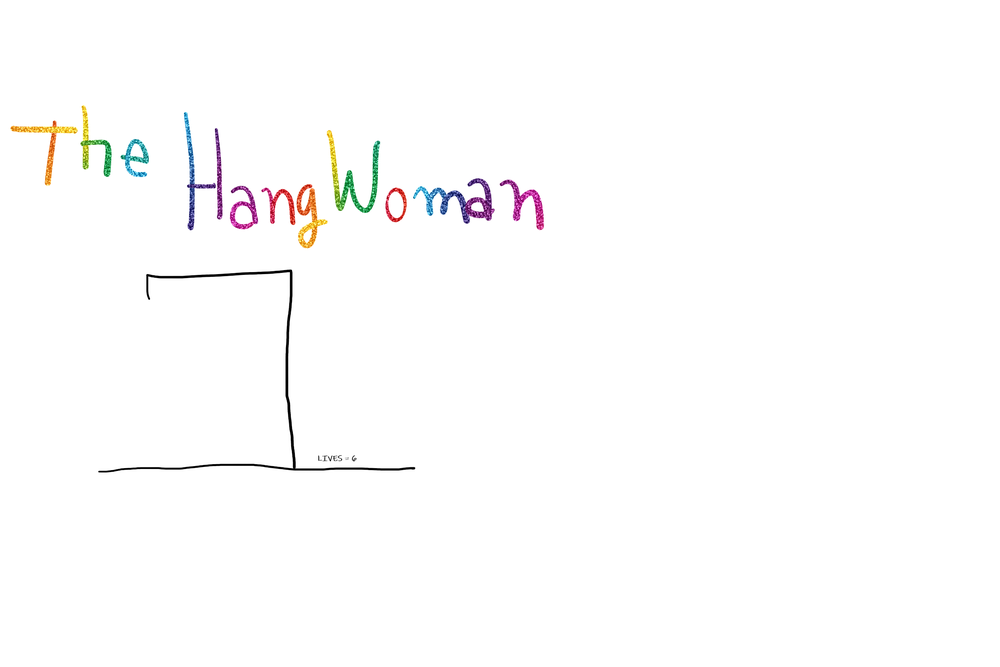
#> input picture images/stage0.png, 1000 x 667 px, shrunk from 2500 x 1667 before the run, found by its file name
$ python main.py
#> lines starting #> are read from the running program, lines starting #| are printed output that depends on the picture
import random
from hangman_art import logo, stages_ASCII
from PIL import Image

img0 = Image.open(r"images\stage0.png")
#> img0 is the input picture: PIL image 1000x667 RGBA; mean R, G, B, A 253, 252.7, 252.6, 255
img1 = Image.open(r"images\stage1.png")
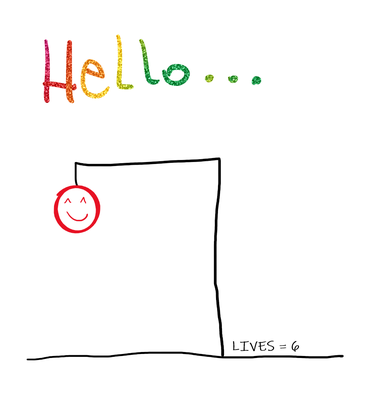
#> input picture images/stage1.png, 376 x 416 px, shrunk from 940 x 1040 before the run, found by its file name
#> img1 is the input picture: PIL image 376x416 RGBA; mean R, G, B, A 250.9, 249.6, 248.6, 255
img2 = Image.open(r"images\stage2.png")
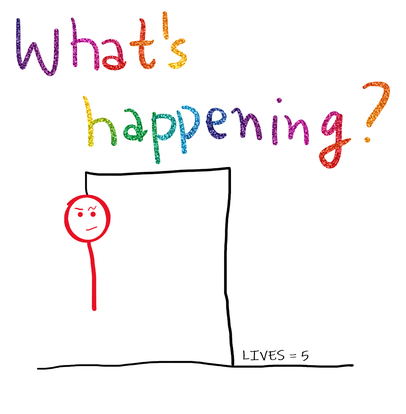
#> input picture images/stage2.png, 406 x 414 px, shrunk from 1016 x 1036 before the run, found by its file name
#> img2 is the input picture: PIL image 406x414 RGBA; mean R, G, B, A 248.5, 245.4, 245.7, 255
img3 = Image.open(r"images\stage3.png")
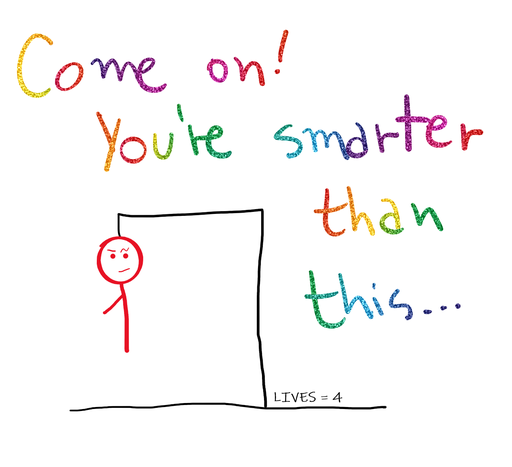
#> input picture images/stage3.png, 512 x 467 px, shrunk from 1280 x 1168 before the run, found by its file name
#> img3 is the input picture: PIL image 512x467 RGBA; mean R, G, B, A 248.9, 246.9, 246.7, 255
img4 = Image.open(r"images\stage4.png")
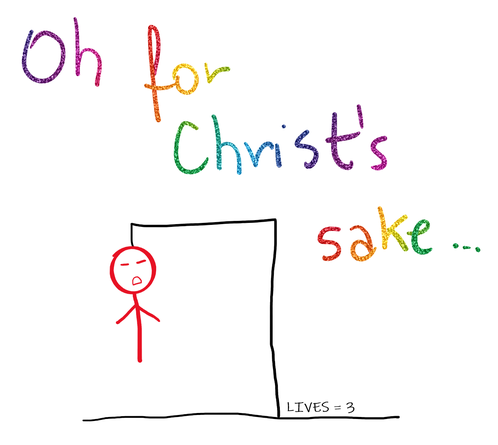
#> input picture images/stage4.png, 498 x 445 px, shrunk from 1244 x 1112 before the run, found by its file name
#> img4 is the input picture: PIL image 498x445 RGBA; mean R, G, B, A 249.8, 247.7, 247.6, 255
img5 = Image.open(r"images\stage5.png")
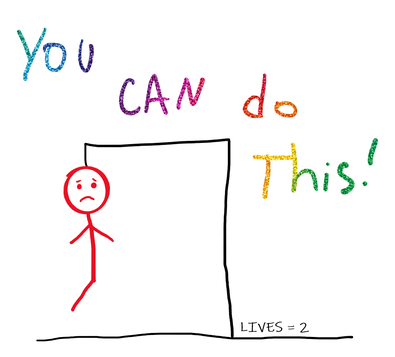
#> input picture images/stage5.png, 395 x 357 px, shrunk from 988 x 892 before the run, found by its file name
#> img5 is the input picture: PIL image 395x357 RGBA; mean R, G, B, A 248.7, 246.4, 246.4, 255
#> (the run stopped early here; a loop or call above may not have finished)
